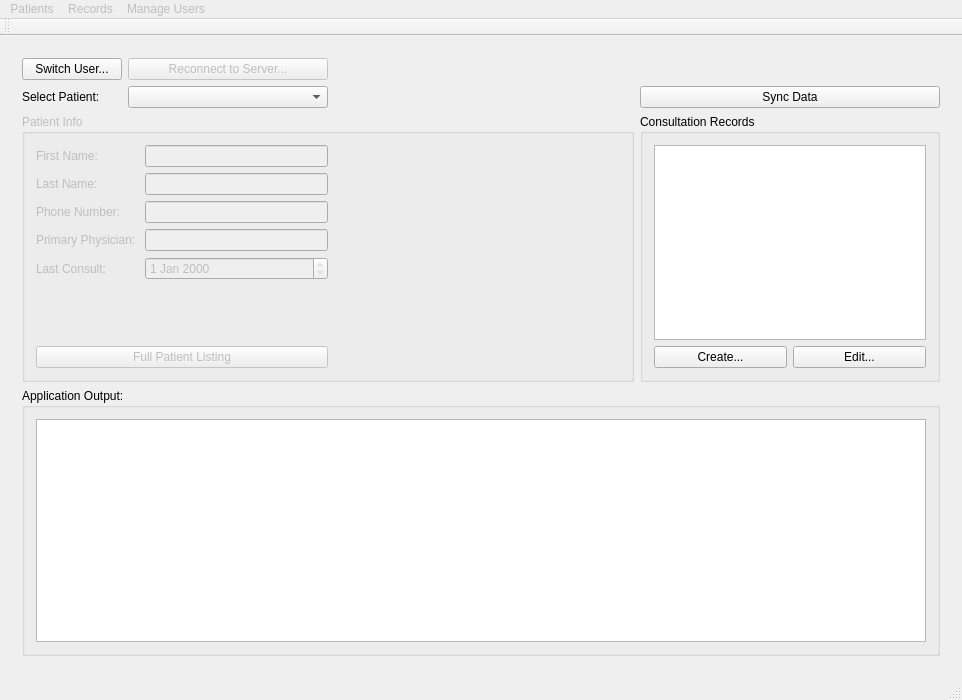
<?xml version="1.0" encoding="UTF-8"?>
<ui version="4.0">
 <class>CuCare</class>
 <widget class="QMainWindow" name="CuCare">
  <property name="geometry">
   <rect>
    <x>0</x>
    <y>0</y>
    <width>962</width>
    <height>700</height>
   </rect>
  </property>
  <property name="windowTitle">
   <string>CuCare</string>
  </property>
  <widget class="QWidget" name="centralWidget">
   <layout class="QGridLayout" name="gridLayout">
    <item row="0" column="0">
     <widget class="QStackedWidget" name="stackedWidget">
      <property name="currentIndex">
       <number>1</number>
      </property>
      <widget class="QWidget" name="page"/>
      <widget class="QWidget" name="page_3">
       <layout class="QGridLayout" name="gridLayout_10">
        <item row="1" column="0">
         <widget class="QLabel" name="label">
          <property name="maximumSize">
           <size>
            <width>100</width>
            <height>16777215</height>
           </size>
          </property>
          <property name="text">
           <string>Select Patient:</string>
          </property>
         </widget>
        </item>
        <item row="1" column="1">
         <widget class="QComboBox" name="comboBox_Patients">
          <property name="maximumSize">
           <size>
            <width>200</width>
            <height>16777215</height>
           </size>
          </property>
         </widget>
        </item>
        <item row="1" column="3">
         <widget class="QPushButton" name="pushButton_SyncData">
          <property name="enabled">
           <bool>true</bool>
          </property>
          <property name="text">
           <string>Sync Data</string>
          </property>
         </widget>
        </item>
        <item row="2" column="3">
         <widget class="QGroupBox" name="groupBox_ConsultationInfo">
          <property name="minimumSize">
           <size>
            <width>250</width>
            <height>0</height>
           </size>
          </property>
          <property name="title">
           <string>Consultation Records</string>
          </property>
          <property name="flat">
           <bool>false</bool>
          </property>
          <property name="checkable">
           <bool>false</bool>
          </property>
          <layout class="QGridLayout" name="gridLayout_5">
           <item row="1" column="0" colspan="2">
            <widget class="QListWidget" name="consultationList">
             <property name="minimumSize">
              <size>
               <width>0</width>
               <height>0</height>
              </size>
             </property>
            </widget>
           </item>
           <item row="2" column="0">
            <widget class="QPushButton" name="pushButton_AddConsultation">
             <property name="text">
              <string>Create...</string>
             </property>
            </widget>
           </item>
           <item row="2" column="1">
            <widget class="QPushButton" name="pushButton_EditConsultation">
             <property name="text">
              <string>Edit...</string>
             </property>
            </widget>
           </item>
          </layout>
         </widget>
        </item>
        <item row="3" column="0" colspan="4">
         <widget class="QGroupBox" name="groupBox_3">
          <property name="title">
           <string>Application Output:</string>
          </property>
          <layout class="QGridLayout" name="gridLayout_4">
           <item row="0" column="0">
            <widget class="QTextBrowser" name="textBrowser_AppOutput"/>
           </item>
          </layout>
         </widget>
        </item>
        <item row="2" column="0" colspan="3">
         <widget class="QGroupBox" name="groupBox_PatientInfo">
          <property name="enabled">
           <bool>false</bool>
          </property>
          <property name="minimumSize">
           <size>
            <width>500</width>
            <height>0</height>
           </size>
          </property>
          <property name="title">
           <string>Patient Info</string>
          </property>
          <layout class="QGridLayout" name="gridLayout_3">
           <item row="2" column="0">
            <spacer name="verticalSpacer">
             <property name="orientation">
              <enum>Qt::Vertical</enum>
             </property>
             <property name="sizeHint" stdset="0">
              <size>
               <width>20</width>
               <height>40</height>
              </size>
             </property>
            </spacer>
           </item>
           <item row="1" column="0">
            <layout class="QGridLayout" name="gridLayout_2">
             <item row="0" column="0">
              <widget class="QLabel" name="label_2">
               <property name="text">
                <string>First Name:</string>
               </property>
              </widget>
             </item>
             <item row="0" column="1">
              <widget class="QLineEdit" name="lineEdit_patFirstName">
               <property name="enabled">
                <bool>false</bool>
               </property>
               <property name="maximumSize">
                <size>
                 <width>16777215</width>
                 <height>16777215</height>
                </size>
               </property>
               <property name="readOnly">
                <bool>true</bool>
               </property>
              </widget>
             </item>
             <item row="1" column="0">
              <widget class="QLabel" name="label_3">
               <property name="text">
                <string>Last Name:</string>
               </property>
              </widget>
             </item>
             <item row="1" column="1">
              <widget class="QLineEdit" name="lineEdit_patLastName">
               <property name="enabled">
                <bool>false</bool>
               </property>
               <property name="maximumSize">
                <size>
                 <width>16777215</width>
                 <height>16777215</height>
                </size>
               </property>
               <property name="text">
                <string/>
               </property>
               <property name="readOnly">
                <bool>true</bool>
               </property>
              </widget>
             </item>
             <item row="2" column="0">
              <widget class="QLabel" name="label_5">
               <property name="text">
                <string>Phone Number:</string>
               </property>
              </widget>
             </item>
             <item row="2" column="1">
              <widget class="QLineEdit" name="lineEdit_patPhoneNum">
               <property name="enabled">
                <bool>false</bool>
               </property>
               <property name="maximumSize">
                <size>
                 <width>16777215</width>
                 <height>16777215</height>
                </size>
               </property>
               <property name="readOnly">
                <bool>true</bool>
               </property>
              </widget>
             </item>
             <item row="3" column="0">
              <widget class="QLabel" name="label_4">
               <property name="text">
                <string>Primary Physician: </string>
               </property>
              </widget>
             </item>
             <item row="3" column="1">
              <widget class="QLineEdit" name="lineEdit_PatPrimaryPhysician">
               <property name="enabled">
                <bool>false</bool>
               </property>
               <property name="readOnly">
                <bool>true</bool>
               </property>
              </widget>
             </item>
             <item row="4" column="0">
              <widget class="QLabel" name="label_6">
               <property name="text">
                <string>Last Consult:</string>
               </property>
              </widget>
             </item>
             <item row="4" column="1">
              <widget class="QDateEdit" name="dateEdit_PatLastConsult">
               <property name="enabled">
                <bool>false</bool>
               </property>
               <property name="readOnly">
                <bool>true</bool>
               </property>
              </widget>
             </item>
            </layout>
           </item>
           <item row="1" column="1">
            <spacer name="horizontalSpacer">
             <property name="orientation">
              <enum>Qt::Horizontal</enum>
             </property>
             <property name="sizeHint" stdset="0">
              <size>
               <width>40</width>
               <height>20</height>
              </size>
             </property>
            </spacer>
           </item>
           <item row="3" column="0">
            <widget class="QPushButton" name="pushButton_FullPatientListing">
             <property name="text">
              <string>Full Patient Listing</string>
             </property>
            </widget>
           </item>
          </layout>
         </widget>
        </item>
        <item row="0" column="0">
         <widget class="QPushButton" name="pushButton_SwitchUser">
          <property name="text">
           <string>Switch User...</string>
          </property>
         </widget>
        </item>
        <item row="0" column="1">
         <widget class="QPushButton" name="pushButton_6">
          <property name="enabled">
           <bool>false</bool>
          </property>
          <property name="text">
           <string>Reconnect to Server...</string>
          </property>
         </widget>
        </item>
       </layout>
      </widget>
      <widget class="QWidget" name="page_4">
       <property name="enabled">
        <bool>false</bool>
       </property>
       <layout class="QGridLayout" name="gridLayout_7">
        <item row="0" column="0">
         <widget class="QGroupBox" name="groupBox_5">
          <property name="title">
           <string>CuCare Accounts</string>
          </property>
          <layout class="QGridLayout" name="gridLayout_8">
           <item row="1" column="0" colspan="2">
            <widget class="QListWidget" name="listWidget"/>
           </item>
           <item row="2" column="1">
            <widget class="QPushButton" name="pushButton_2">
             <property name="text">
              <string>Edit...</string>
             </property>
            </widget>
           </item>
           <item row="2" column="0">
            <widget class="QPushButton" name="pushButton_3">
             <property name="text">
              <string>Create...</string>
             </property>
            </widget>
           </item>
          </layout>
         </widget>
        </item>
        <item row="0" column="1">
         <widget class="QGroupBox" name="groupBox_6">
          <property name="title">
           <string>Server Parameters</string>
          </property>
          <layout class="QGridLayout" name="gridLayout_11">
           <item row="2" column="0">
            <spacer name="verticalSpacer_2">
             <property name="orientation">
              <enum>Qt::Vertical</enum>
             </property>
             <property name="sizeHint" stdset="0">
              <size>
               <width>20</width>
               <height>154</height>
              </size>
             </property>
            </spacer>
           </item>
           <item row="0" column="0">
            <layout class="QGridLayout" name="gridLayout_9">
             <item row="0" column="1">
              <widget class="QTimeEdit" name="timeEdit"/>
             </item>
             <item row="0" column="0">
              <widget class="QLabel" name="label_7">
               <property name="text">
                <string>Daily Audit: </string>
               </property>
              </widget>
             </item>
            </layout>
           </item>
           <item row="0" column="1">
            <spacer name="horizontalSpacer_2">
             <property name="orientation">
              <enum>Qt::Horizontal</enum>
             </property>
             <property name="sizeHint" stdset="0">
              <size>
               <width>40</width>
               <height>20</height>
              </size>
             </property>
            </spacer>
           </item>
           <item row="1" column="0">
            <widget class="QPushButton" name="pushButton_4">
             <property name="text">
              <string>Save...</string>
             </property>
            </widget>
           </item>
          </layout>
         </widget>
        </item>
        <item row="1" column="0" colspan="2">
         <widget class="QGroupBox" name="groupBox_4">
          <property name="title">
           <string>Application Output</string>
          </property>
          <layout class="QGridLayout" name="gridLayout_6">
           <item row="0" column="0">
            <widget class="QTextBrowser" name="textBrowser"/>
           </item>
          </layout>
         </widget>
        </item>
       </layout>
      </widget>
     </widget>
    </item>
   </layout>
  </widget>
  <widget class="QToolBar" name="mainToolBar">
   <attribute name="toolBarArea">
    <enum>TopToolBarArea</enum>
   </attribute>
   <attribute name="toolBarBreak">
    <bool>false</bool>
   </attribute>
  </widget>
  <widget class="QStatusBar" name="statusBar"/>
  <widget class="QMenuBar" name="menuBar">
   <property name="enabled">
    <bool>false</bool>
   </property>
   <property name="geometry">
    <rect>
     <x>0</x>
     <y>0</y>
     <width>962</width>
     <height>25</height>
    </rect>
   </property>
   <property name="defaultUp">
    <bool>false</bool>
   </property>
   <property name="nativeMenuBar">
    <bool>false</bool>
   </property>
   <widget class="QMenu" name="menuFile">
    <property name="enabled">
     <bool>false</bool>
    </property>
    <property name="title">
     <string>Patients</string>
    </property>
    <addaction name="actionAdd_Patient"/>
    <addaction name="actionEdit_Patient"/>
    <addaction name="actionDelete_Patient"/>
   </widget>
   <widget class="QMenu" name="menuPatient_Records">
    <property name="enabled">
     <bool>false</bool>
    </property>
    <property name="title">
     <string>Records</string>
    </property>
    <addaction name="actionAdd_Consultation"/>
    <addaction name="actionEdit_Consultation"/>
   </widget>
   <widget class="QMenu" name="menuManage_Users">
    <property name="title">
     <string>Manage Users</string>
    </property>
    <addaction name="actionAdd"/>
    <addaction name="actionEdit"/>
   </widget>
   <addaction name="menuFile"/>
   <addaction name="menuPatient_Records"/>
   <addaction name="menuManage_Users"/>
  </widget>
  <action name="actionAdd_Patient">
   <property name="text">
    <string>Add..</string>
   </property>
  </action>
  <action name="actionEdit_Patient">
   <property name="text">
    <string>Edit..</string>
   </property>
  </action>
  <action name="actionDelete_Patient">
   <property name="text">
    <string>Delete..</string>
   </property>
  </action>
  <action name="actionView">
   <property name="text">
    <string>View..</string>
   </property>
  </action>
  <action name="actionAdd_Consultation">
   <property name="text">
    <string>Add..</string>
   </property>
  </action>
  <action name="actionEdit_Consultation">
   <property name="text">
    <string>Edit..</string>
   </property>
  </action>
  <action name="actionManage_Users">
   <property name="text">
    <string>Manage Users</string>
   </property>
  </action>
  <action name="actionAdd">
   <property name="text">
    <string>Add...</string>
   </property>
  </action>
  <action name="actionEdit">
   <property name="text">
    <string>Edit...</string>
   </property>
  </action>
  <action name="actionConfigure_Audit">
   <property name="text">
    <string>Configure Audit...</string>
   </property>
  </action>
 </widget>
 <layoutdefault spacing="6" margin="11"/>
 <resources/>
 <connections/>
</ui>
